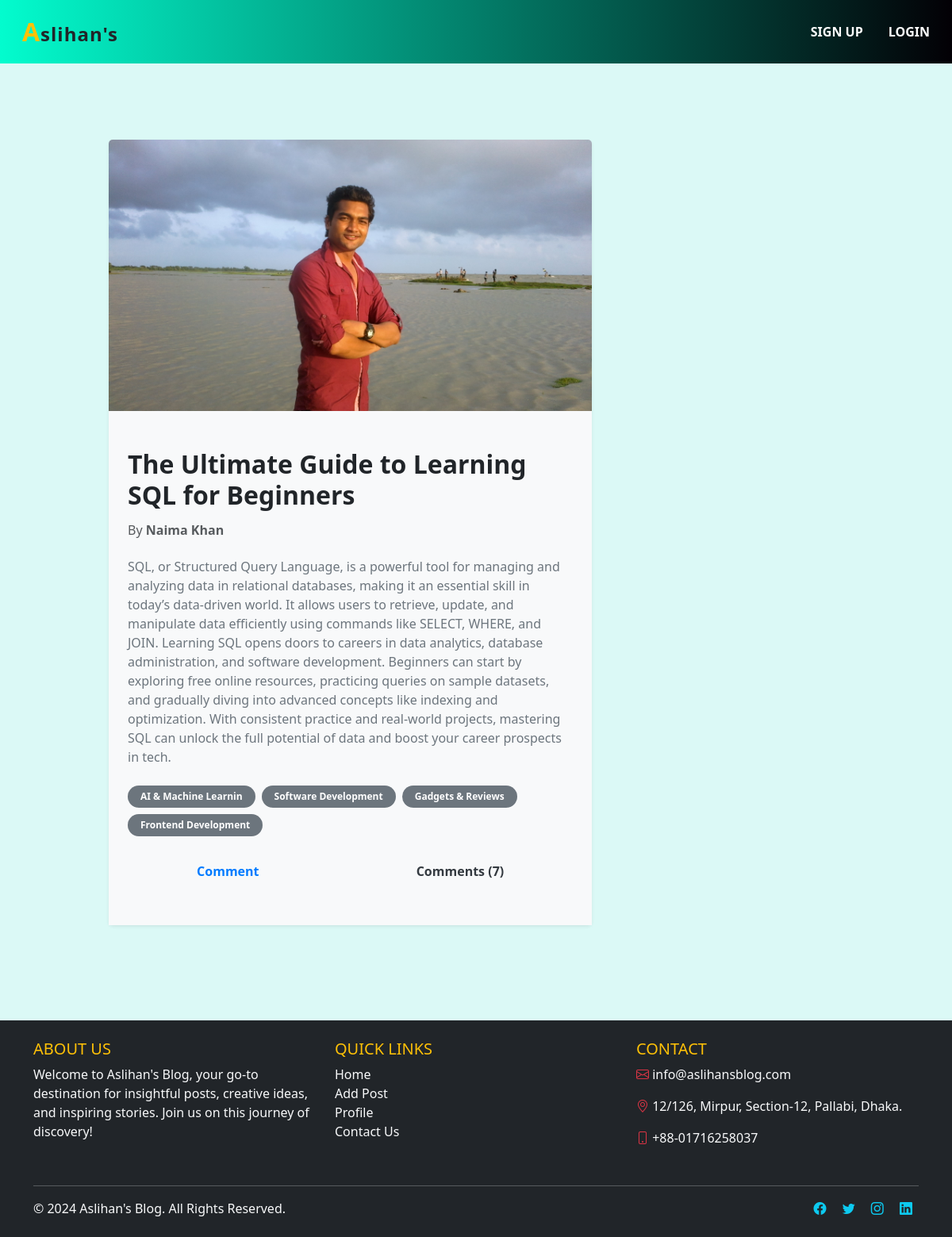
The page /post/post_details/28/ on the database its author committed.
### posts/models.py (models this page shows, shortened)
class Post(models.Model):
    title = models.CharField(max_length=50)
    content = models.TextField()
    category = models.ManyToManyField(Category)
    author = models.ForeignKey(User, on_delete=models.CASCADE)
    image = models.ImageField(upload_to='post/', blank=True, null=True)

### categories/models.py (models this page shows, shortened)
class Category(models.Model):
    name = models.CharField(max_length=20)
    slug = models.CharField(max_length=100, unique=True, null=True, blank = True)

### posts/views.py (the view, shortened to what this page needs)
# urls.py: path('post_details/<int:id>/', views.PostDetails.as_view(), name = 'post_details'),
class PostDetails(DetailView):
    model = models.Post
    template_name = 'post_details.html'
    pk_url_kwarg = 'id'
    def get_context_data(self, **kwargs):
        context = super().get_context_data(**kwargs)
        post = self.object # post model er object ekhane store korlam
        comments = post.comments.all()
        comment_form = forms.CommentForm()
        context['comments'] = comments
        context['comment_form'] = comment_form
        return context

### posts/templates/post_details.html (shortened to what this page needs)
{% extends "base.html" %}
{% block content %}
<div class="container py-5">
  <div class="row justify-content-center">
    <div class="col-lg-10">
      <div class="row">
        <div class="col-lg-8 mb-4">
          <div class="card shadow-sm border-0 rounded-lg">
            {% if post.image %}
            <img
              src="{{ post.image.url }}"
              class="card-img-top"
              alt="Post Image"
              style="max-height: 400px; object-fit: cover;"
            />
            {% endif %}
            <div class="card-body px-4 py-5 bg-light">
              <h2 class="card-title fw-bold text-dark mb-3">{{ post.title }}</h2>
              <h6 class="text-muted">
                By <span class="fw-bold">{{ post.author.first_name }} {{ post.author.last_name }}</span>
              </h6>
              <p class="card-text text-secondary mt-4">{{ post.content }}</p>
              <div class="d-flex flex-wrap gap-2 mt-4">
                {% for cat in post.category.all %}
                <span class="badge bg-secondary text-white px-3 py-2 rounded-pill">{{ cat.name }}</span>
                {% endfor %}
              </div>
              <div class="d-flex justify-content-around align-items-center gap-4 mt-4">
                <a
                  id="toggleCommentForm"
                  class="text-decoration-none fw-bold px-3 py-2"
                  onclick="toggleSection('commentFormSection')"
                  style="
                    color: #007bff;
                    transition: all 0.3s ease;
                    font-size: 1rem;
                    cursor: pointer;
                  "
                  onmouseover="this.style.backgroundColor='#007bff'; this.style.color='#fff'; this.style.transform='scale(1.05)';"
                  onmouseout="this.style.backgroundColor='transparent'; this.style.color='#007bff'; this.style.transform='scale(1)';"
                >
                  Comment
                </a>
                <a
                  id="toggleComments"
                  class="text-decoration-none fw-bold px-3 py-2"
                  onclick="toggleSection('commentsSection')"
                  style="
                    color: #343a40;
                    transition: all 0.3s ease;
                    font-size: 1rem;
                    cursor: pointer;
                  "
                  onmouseover="this.style.backgroundColor='#343a40'; this.style.color='#fff'; this.style.transform='scale(1.05)';"
                  onmouseout="this.style.backgroundColor='transparent'; this.style.color='#343a40'; this.style.transform='scale(1)';"
                >
                Comments ({{ comments|length }})
                </a>
              </div>
            </div>
          </div>
        </div>
        <div class="col-lg-4">
                {% load crispy_forms_tags %}
        </div>
      </div>
    </div>
  </div>
</div>
{% endblock %}

### templates/base.html (style rules this page uses)
html, body { height: 100%; margin: 0; background-color: #dbf9f6; color: #2c3e50; }
body { display: flex; flex-direction: column; }
.card { transition: transform 0.3s ease, box-shadow 0.3s ease; }

### rows shown on the page
Post: image (picture), title "The Ultimate Guide to Learning SQL for Beginners", author.first_name "Naima", author.last_name "Khan", content "SQL, or Structured Query Language, is a powerful tool for managing and analyzing data in relational databases, making it an essential skill in today’s data-driven world. It allows users to retrieve, update, and manipulate data efficiently using commands like SELECT, WHERE, and JOIN. Learning SQL opens doors to careers in data analytics, database administration, and software development. Beginners can start by exploring free online resources, practicing queries on sample datasets, and gradually diving into advanced concepts like indexing and optimization. With consistent practice and real-world projects, mastering SQL can unlock the full potential of data and boost your career prospects in…"
Category: name "AI & Machine Learnin"
Category: name "Software Development"
Category: name "Gadgets & Reviews"
Category: name "Frontend Development"

### other values the page prints
{{ comments|length }} "7"
